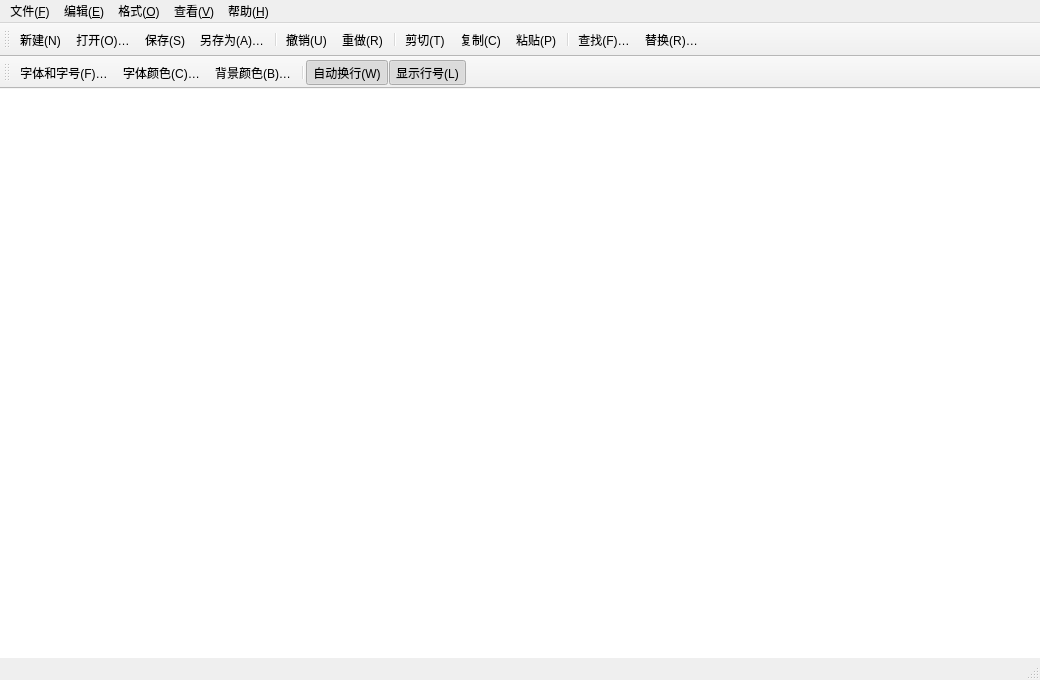
<?xml version="1.0" encoding="UTF-8"?>
<ui version="4.0">
 <class>MainWindow</class>
 <widget class="QMainWindow" name="MainWindow">
  <property name="geometry"><rect><x>0</x><y>0</y><width>1040</width><height>680</height></rect></property>
  <property name="windowTitle"><string>未命名 - 简单文本编辑器</string></property>
  <widget class="QWidget" name="centralwidget">
   <layout class="QVBoxLayout" name="verticalLayout">
    <property name="spacing"><number>0</number></property>
    <property name="leftMargin"><number>0</number></property>
    <property name="topMargin"><number>0</number></property>
    <property name="rightMargin"><number>0</number></property>
    <property name="bottomMargin"><number>0</number></property>
    <item><widget class="QPlainTextEdit" name="editor">
     <property name="font"><font><family>Consolas</family><pointsize>11</pointsize></font></property>
     <property name="frameShape"><enum>QFrame::NoFrame</enum></property>
     <property name="tabChangesFocus"><bool>false</bool></property>
    </widget></item>
   </layout>
  </widget>
  <widget class="QMenuBar" name="menubar">
   <widget class="QMenu" name="menuFile"><property name="title"><string>文件(&amp;F)</string></property><addaction name="actionNew"/>
<addaction name="actionOpen"/>
<addaction name="actionSave"/>
<addaction name="actionSaveAs"/>
<addaction name="separator"/>
<addaction name="actionClose"/>
<addaction name="actionExit"/></widget>
<widget class="QMenu" name="menuEdit"><property name="title"><string>编辑(&amp;E)</string></property><addaction name="actionUndo"/>
<addaction name="actionRedo"/>
<addaction name="separator"/>
<addaction name="actionCut"/>
<addaction name="actionCopy"/>
<addaction name="actionPaste"/>
<addaction name="actionSelectAll"/>
<addaction name="separator"/>
<addaction name="actionFind"/>
<addaction name="actionReplace"/></widget>
<widget class="QMenu" name="menuFormat"><property name="title"><string>格式(&amp;O)</string></property><addaction name="actionFont"/>
<addaction name="actionTextColor"/>
<addaction name="actionBackgroundColor"/>
<addaction name="separator"/>
<addaction name="actionWrap"/></widget>
<widget class="QMenu" name="menuView"><property name="title"><string>查看(&amp;V)</string></property><addaction name="actionLineNumbers"/>
<addaction name="actionToolbar"/>
<addaction name="actionStatusbar"/></widget>
<widget class="QMenu" name="menuHelp"><property name="title"><string>帮助(&amp;H)</string></property><addaction name="actionAbout"/></widget>
   <addaction name="menuFile"/>
<addaction name="menuEdit"/>
<addaction name="menuFormat"/>
<addaction name="menuView"/>
<addaction name="menuHelp"/>
  </widget>
  <widget class="QToolBar" name="fileToolBar">
   <property name="windowTitle"><string>文件与编辑</string></property>
   <attribute name="toolBarArea"><enum>TopToolBarArea</enum></attribute>
   <attribute name="toolBarBreak"><bool>false</bool></attribute>
   <addaction name="actionNew"/>
<addaction name="actionOpen"/>
<addaction name="actionSave"/>
<addaction name="actionSaveAs"/>
<addaction name="separator"/>
<addaction name="actionUndo"/>
<addaction name="actionRedo"/>
<addaction name="separator"/>
<addaction name="actionCut"/>
<addaction name="actionCopy"/>
<addaction name="actionPaste"/>
<addaction name="separator"/>
<addaction name="actionFind"/>
<addaction name="actionReplace"/>
  </widget>
  <widget class="QToolBar" name="formatToolBar">
   <property name="windowTitle"><string>格式与视图</string></property>
   <attribute name="toolBarArea"><enum>TopToolBarArea</enum></attribute>
   <attribute name="toolBarBreak"><bool>true</bool></attribute>
   <addaction name="actionFont"/>
<addaction name="actionTextColor"/>
<addaction name="actionBackgroundColor"/>
<addaction name="separator"/>
<addaction name="actionWrap"/>
<addaction name="actionLineNumbers"/>
  </widget>
  <widget class="QStatusBar" name="statusbar"/>
  <action name="actionNew"><property name="text"><string>新建(&amp;N)</string></property><property name="shortcut"><string>Ctrl+N</string></property></action>
<action name="actionOpen"><property name="text"><string>打开(&amp;O)…</string></property><property name="shortcut"><string>Ctrl+O</string></property></action>
<action name="actionSave"><property name="text"><string>保存(&amp;S)</string></property><property name="shortcut"><string>Ctrl+S</string></property></action>
<action name="actionSaveAs"><property name="text"><string>另存为(&amp;A)…</string></property><property name="shortcut"><string>Ctrl+Shift+S</string></property></action>
<action name="actionClose"><property name="text"><string>关闭窗口(&amp;W)</string></property><property name="shortcut"><string>Ctrl+W</string></property></action>
<action name="actionExit"><property name="text"><string>退出全部(&amp;X)</string></property><property name="shortcut"><string>Ctrl+Q</string></property></action>
<action name="actionUndo"><property name="text"><string>撤销(&amp;U)</string></property><property name="shortcut"><string>Ctrl+Z</string></property></action>
<action name="actionRedo"><property name="text"><string>重做(&amp;R)</string></property><property name="shortcut"><string>Ctrl+Shift+Z</string></property></action>
<action name="actionCut"><property name="text"><string>剪切(&amp;T)</string></property><property name="shortcut"><string>Ctrl+X</string></property></action>
<action name="actionCopy"><property name="text"><string>复制(&amp;C)</string></property><property name="shortcut"><string>Ctrl+C</string></property></action>
<action name="actionPaste"><property name="text"><string>粘贴(&amp;P)</string></property><property name="shortcut"><string>Ctrl+V</string></property></action>
<action name="actionSelectAll"><property name="text"><string>全选(&amp;A)</string></property><property name="shortcut"><string>Ctrl+A</string></property></action>
<action name="actionFind"><property name="text"><string>查找(&amp;F)…</string></property><property name="shortcut"><string>Ctrl+F</string></property></action>
<action name="actionReplace"><property name="text"><string>替换(&amp;R)…</string></property><property name="shortcut"><string>Ctrl+H</string></property></action>
<action name="actionFont"><property name="text"><string>字体和字号(&amp;F)…</string></property></action>
<action name="actionTextColor"><property name="text"><string>字体颜色(&amp;C)…</string></property></action>
<action name="actionBackgroundColor"><property name="text"><string>背景颜色(&amp;B)…</string></property></action>
<action name="actionWrap"><property name="checkable"><bool>true</bool></property><property name="checked"><bool>true</bool></property><property name="text"><string>自动换行(&amp;W)</string></property></action>
<action name="actionLineNumbers"><property name="checkable"><bool>true</bool></property><property name="checked"><bool>true</bool></property><property name="text"><string>显示行号(&amp;L)</string></property></action>
<action name="actionToolbar"><property name="checkable"><bool>true</bool></property><property name="checked"><bool>true</bool></property><property name="text"><string>显示工具栏(&amp;T)</string></property></action>
<action name="actionStatusbar"><property name="checkable"><bool>true</bool></property><property name="checked"><bool>true</bool></property><property name="text"><string>显示状态栏(&amp;S)</string></property></action>
<action name="actionAbout"><property name="text"><string>关于(&amp;A)…</string></property></action>
 </widget>
 <resources/>
 <connections/>
</ui>
